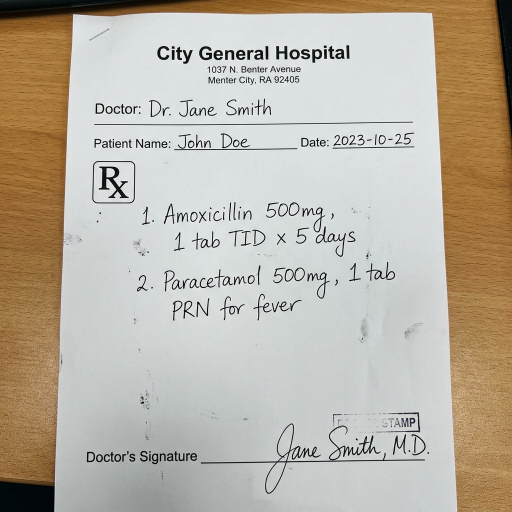
#> input picture sample_prescription.jpg, 1024 x 1024 px (shown at 1/2 size)
$ python -i processor.py   (imports and definitions only)
#> lines starting #> are read from the running program, lines starting #| are printed output that depends on the picture
"""
Medical Document OCR Processor for MediKiosk.

Extracts structured data and clinical entities from medical document images
(prescriptions, lab reports, discharge summaries) using Gemini Vision (gemini-1.5-flash),
with robust JSON parsing and offline/error fallback to ensure the frontend never crashes.
"""
import io
import json
import logging
import os
import re
import uuid
from typing import Any, Dict, List, Optional
from PIL import Image

# Import configuration safely
try:
    from backend.config import GEMINI_API_KEY
except ModuleNotFoundError:
    try:
        from config import GEMINI_API_KEY
    except ModuleNotFoundError:
        GEMINI_API_KEY = os.getenv("GEMINI_API_KEY") or os.getenv("GOOGLE_API_KEY") or ""

logger = logging.getLogger(__name__)

# Canonical prompt required for medical document OCR
OCR_PROMPT = (
    "Analyze this medical document. Extract structured data into JSON: "
    "1. document_type (prescription/lab_report/discharge), "
    "2. extracted_text (full raw text), "
    "3. entities (list of objects with type='medication'|'diagnosis'|'lab_value', and text='...'), "
    "4. confidence (float 0-1)."
)


# [118 lines left out: functions get_mock_ocr_result, resize_image_if_needed, _clean_and_parse_json, not called in this run]


def process_medical_image(image_bytes: bytes) -> Dict[str, Any]:
    """
    Analyze medical document image using Gemini Vision API (gemini-1.5-flash).
    Extracts structured data into JSON:
      1. document_type (prescription/lab_report/discharge)
      2. extracted_text (full raw text)
      3. entities (list of objects with type='medication'|'diagnosis'|'lab_value', and text='...')
      4. confidence (float 0-1)

    Safely parses JSON. Falls back to a mock dictionary if the API fails
    or is unconfigured so the frontend doesn't crash.
    """
    if not image_bytes:
        logger.warning("process_medical_image received empty image_bytes. Returning mock data.")
        return get_mock_ocr_result()

    api_key = GEMINI_API_KEY or os.getenv("GEMINI_API_KEY") or os.getenv("GOOGLE_API_KEY") or ""

    if not api_key:
        logger.info("GEMINI_API_KEY not found in environment. Using fallback mock OCR result.")
        return get_mock_ocr_result()

    try:
        import google.generativeai as genai

        genai.configure(api_key=api_key)
        model = genai.GenerativeModel("gemini-1.5-flash")

        # Prepare and optimize image
        optimized_bytes = resize_image_if_needed(image_bytes, max_dim=2048)
        img = Image.open(io.BytesIO(optimized_bytes))
        if img.mode not in ("RGB", "L"):
            img = img.convert("RGB")

        # Instruction reinforcing JSON output
        full_prompt = (
            f"{OCR_PROMPT}\n"
            "Return ONLY a valid JSON object matching the requested schema without markdown backticks or commentary."
        )

        # Call Gemini Vision with structured JSON output constraint
        try:
            response = model.generate_content(
                [full_prompt, img],
                generation_config={"response_mime_type": "application/json"},
            )
        except Exception as gen_err:
            logger.info("Retrying without response_mime_type config: %s", gen_err)
            response = model.generate_content([full_prompt, img])

        response_text = response.text if hasattr(response, "text") else ""
        parsed = _clean_and_parse_json(response_text)

        if parsed:
            # Normalize and ensure all required fields are present
            scan_id = parsed.get("scan_id") or str(uuid.uuid4())
            document_type = parsed.get("document_type", "prescription")
            extracted_text = parsed.get("extracted_text", "")
            entities = parsed.get("entities", [])
            confidence = parsed.get("confidence", 0.95)

            # Ensure confidence is a float
            try:
                confidence = float(confidence)
            except (ValueError, TypeError):
                confidence = 0.90

            # Ensure entities is a list
            if not isinstance(entities, list):
                entities = []

            return {
                "scan_id": str(scan_id),
                "document_type": str(document_type),
                "extracted_text": str(extracted_text),
                "entities": entities,
                "confidence": confidence,
            }

        logger.warning("Could not parse JSON from Gemini response. Falling back to mock data.")
        return get_mock_ocr_result()

    except Exception as e:
        logger.warning("Gemini Vision API invocation failed (%s). Falling back to mock data.", e)
        return get_mock_ocr_result()


# Backwards compatibility alias
process_medical_document = process_medical_image
resize_image = resize_image_if_needed

>>> import cv2
>>> picture = cv2.imread('../../sample_prescription.jpg', cv2.IMREAD_GRAYSCALE)
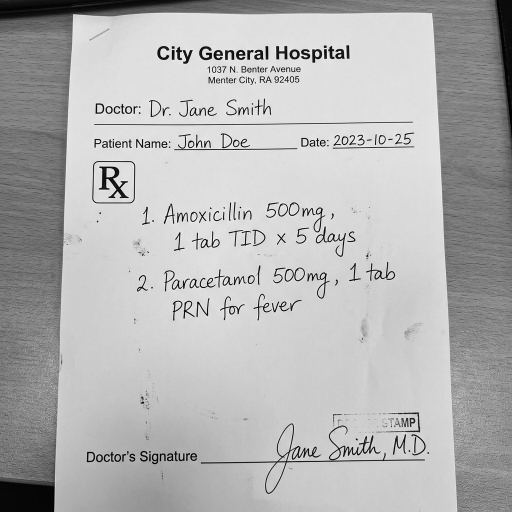
#> picture: shape (1024, 1024) (shown at 1/2 size); min 0, max 255, mean 179.7
#> (the run stopped early here; a loop or call above may not have finished)
